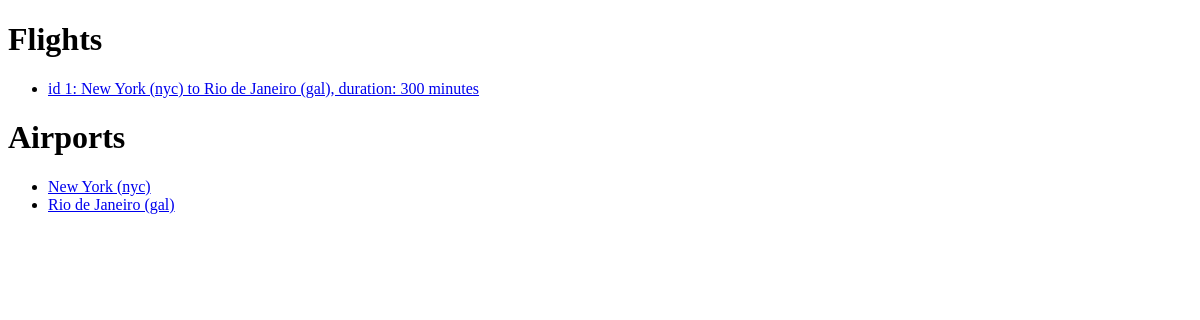
Page /flight/ on the earlier database version.
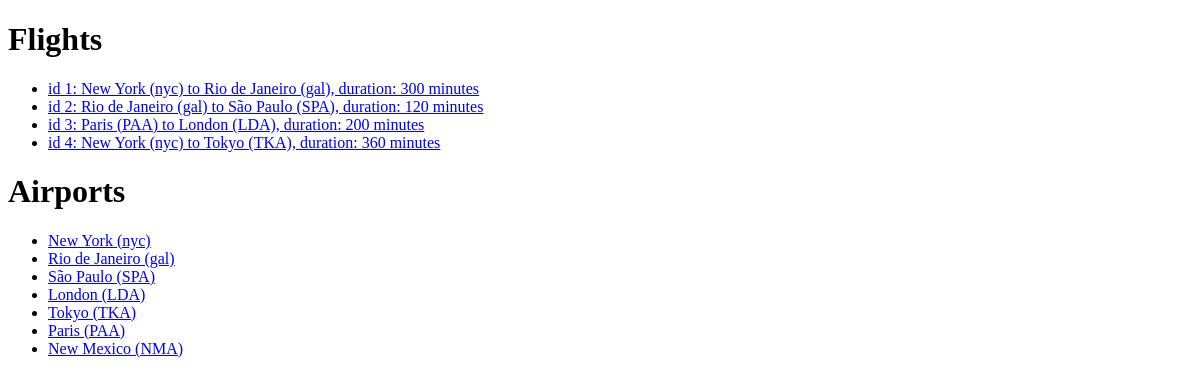
Same page on the later database version.
### flight/models.py (models this page shows)
class Flight(models.Model):
    origin = models.ForeignKey(Airport, on_delete=models.CASCADE, related_name="departure")
    destination = models.ForeignKey(Airport, on_delete=models.CASCADE, related_name="arrival")
    duration = models.IntegerField()
    def __str__(self):
        return f"id {self.id}: {self.origin} to {self.destination}, duration: {self.duration} minutes"

class Airport(models.Model):
    city = models.CharField(max_length=64)
    code = models.CharField(max_length=3)
    def __str__(self):
        return f"{self.city} ({self.code})"

### flight/views.py (the view)
# urls.py: path("", views.index, name="index"),
def index(request):
    return render(request, "flight/index.html", {
        "flights" : Flight.objects.all(),
        "airports" : Airport.objects.all()
    })

### flight/templates/flight/index.html
{% extends "flight/layout.html" %}
{% block body%}
    <h1>Flights</h1>
    <ul>
        {% for flight in flights %}
        <li>
            <a href="{% url 'flight:get_flight' flight.id %} ">{{flight}}</a>
        </li>
        {% empty %}
        <h2>No flights</h2>
        {% endfor %}
    </ul>
    <h1>Airports</h1>
    <ul>
        {% for airport in airports %}
        <li>
            <a href="{% url 'flight:get_airport' airport.id %}">{{airport}}</a>
        </li>
        {% empty %}
        <h2>No airports</h2>
        {% endfor %}
    </ul>
{% endblock %}

### flight/templates/flight/layout.html (shortened to what this page needs)
<!DOCTYPE html>
<html lang="en">
    <head>
    </head>
    <body>
        {% block body %}
        {% endblock %}
    </body>
</html>

Differences in the rows shown:
added Flight: id+origin+destination "id 2: Rio de Janeiro (gal) to São Paulo (SPA), duration: 120 minutes"
added Flight: id+origin+destination "id 3: Paris (PAA) to London (LDA), duration: 200 minutes"
added Flight: id+origin+destination "id 4: New York (nyc) to Tokyo (TKA), duration: 360 minutes"
added Airport: city+code "São Paulo (SPA)"
added Airport: city+code "London (LDA)"
added Airport: city+code "Tokyo (TKA)"
added Airport: city+code "Paris (PAA)"
added Airport: city+code "New Mexico (NMA)"
